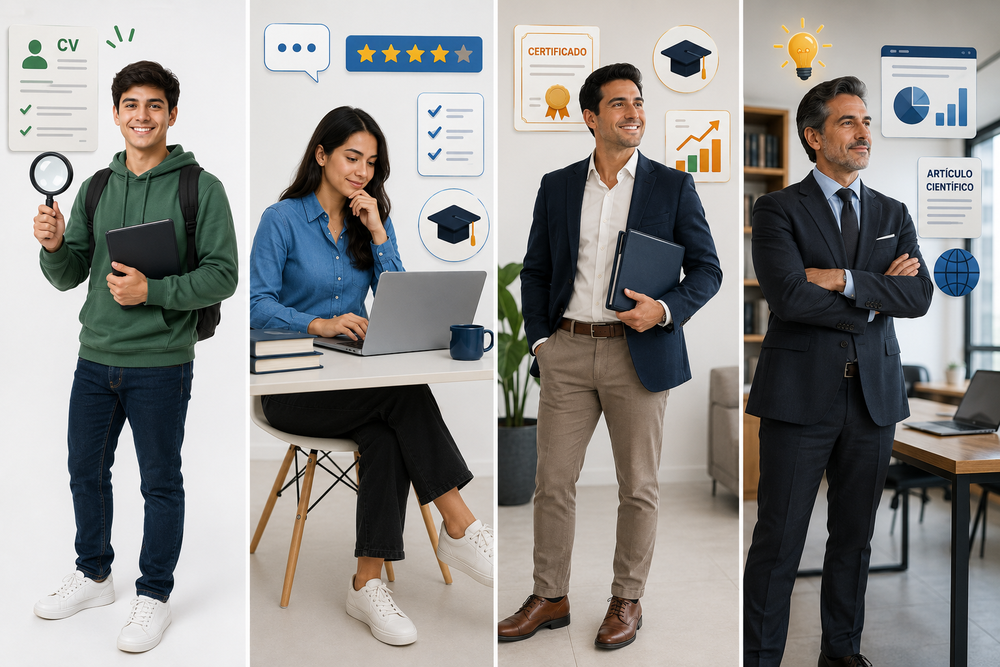
#> input picture src/app/assets/images/extras/nuevo.png, 1000 x 667 px, shrunk from 1536 x 1024 before the run
$ python _extraer_personas_sin_fondo.py
#> lines starting #> are read from the running program, lines starting #| are printed output that depends on the picture
from __future__ import annotations

from collections import deque
from pathlib import Path
from PIL import Image, ImageFilter
import numpy as np


def rgb_to_hsv_np(rgb: np.ndarray) -> np.ndarray:
    rgb = rgb.astype(np.float32) / 255.0
    r, g, b = rgb[..., 0], rgb[..., 1], rgb[..., 2]

    cmax = np.max(rgb, axis=-1)
    cmin = np.min(rgb, axis=-1)
    delta = cmax - cmin

    s = np.zeros_like(cmax)
    nonzero = cmax > 0
    s[nonzero] = delta[nonzero] / cmax[nonzero]

    v = cmax
    h = np.zeros_like(cmax)
    return np.stack([h, s, v], axis=-1)


def largest_component_touching_bottom(mask: np.ndarray) -> np.ndarray:
    h, w = mask.shape
    visited = np.zeros_like(mask, dtype=bool)
    best_pixels: list[tuple[int, int]] = []
    best_area = -1
    best_bottom_touch = False
    bottom_band = int(h * 0.1)

    for y in range(h):
        for x in range(w):
            if not mask[y, x] or visited[y, x]:
                continue

            q: deque[tuple[int, int]] = deque([(y, x)])
            visited[y, x] = True
            pixels: list[tuple[int, int]] = []
            touches_bottom = False

            while q:
                cy, cx = q.popleft()
                pixels.append((cy, cx))
                if cy >= h - bottom_band:
                    touches_bottom = True

                for ny, nx in (
                    (cy - 1, cx),
                    (cy + 1, cx),
                    (cy, cx - 1),
                    (cy, cx + 1),
                    (cy - 1, cx - 1),
                    (cy - 1, cx + 1),
                    (cy + 1, cx - 1),
                    (cy + 1, cx + 1),
                ):
                    if 0 <= ny < h and 0 <= nx < w and mask[ny, nx] and not visited[ny, nx]:
                        visited[ny, nx] = True
                        q.append((ny, nx))

            area = len(pixels)
            if area < int(h * w * 0.004):
                continue

            if touches_bottom:
                if (not best_bottom_touch) or area > best_area:
                    best_pixels = pixels
                    best_area = area
                    best_bottom_touch = True
            elif (not best_bottom_touch) and area > best_area:
                best_pixels = pixels
                best_area = area

    out = np.zeros_like(mask, dtype=np.uint8)
    for y, x in best_pixels:
        out[y, x] = 255
    return out


def extract_person(panel: Image.Image) -> Image.Image:
    arr = np.array(panel.convert("RGB"))
    h, w = arr.shape[:2]

    hsv = rgb_to_hsv_np(arr)
    sat = hsv[..., 1]
    val = hsv[..., 2]

    bg_white = (val > 0.90) & (sat < 0.18)
    bg_light_gray = (val > 0.82) & (sat < 0.08)
    bg = bg_white | bg_light_gray
    fg = ~bg

    # Reduce border noise before extracting the main body silhouette.
    fg[:, : int(w * 0.02)] = False
    fg[:, w - int(w * 0.02) :] = False

    mask = largest_component_touching_bottom(fg)
    alpha = Image.fromarray(mask, mode="L").filter(ImageFilter.MaxFilter(3)).filter(ImageFilter.GaussianBlur(1.2))

    rgba = panel.convert("RGBA")
    rgba.putalpha(alpha)

    alpha_arr = np.array(alpha)
    ys, xs = np.where(alpha_arr > 10)
    if ys.size == 0 or xs.size == 0:
        return rgba

    y1, y2 = ys.min(), ys.max()
    x1, x2 = xs.min(), xs.max()
    pad_x = int(w * 0.03)
    pad_y = int(h * 0.03)

    box = (
        max(0, x1 - pad_x),
        max(0, y1 - pad_y),
        min(w, x2 + pad_x + 1),
        min(h, y2 + pad_y + 1),
    )
    return rgba.crop(box)


def main() -> None:
    base = Path(__file__).resolve().parent
    src_path = base / "nuevo.png"
    img = Image.open(src_path).convert("RGB")
#> img is the input picture: PIL image 1000x667 RGB; mean R, G, B 144.6, 143, 140.5
    w, h = img.size
#> w = 1000; h = 667
    step = w // 4
#> step = 250

    for i in range(4):
        x1 = i * step
        x2 = (i + 1) * step if i < 3 else w
        panel = img.crop((x1, 0, x2, h))
        person = extract_person(panel)

        out_path = base / f"persona_{i + 1}_sin_fondo.png"
        person.save(out_path, format="PNG")
        print(f"Creado: {out_path.name}")
#> this loop made 4 passes
#> (y1 in extract_person, y2 in extract_person, box in extract_person) on passes 1 to 4: (25, 657, (0, 5, 249, 667)), (368, 666, (0, 348, 250, 667)), (21, 666, (0, 1, 249, 667)), (0, 666, (0, 0, 250, 667))
#> pass 1, in main, `panel = img.crop((x1, 0, x2, h))`:
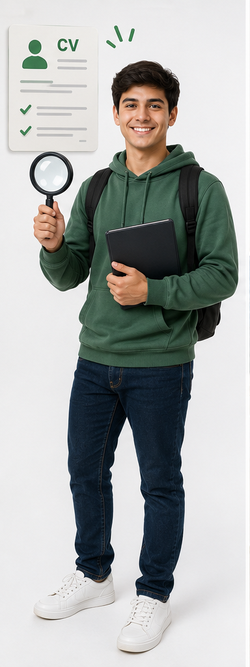
#> panel: PIL image 250x667 RGB; mean R, G, B 169.5, 172.3, 170.7
#> pass 1, in rgb_to_hsv_np, `r, g, b = rgb[..., 0], rgb[..., 1], rgb[..., 2]`:
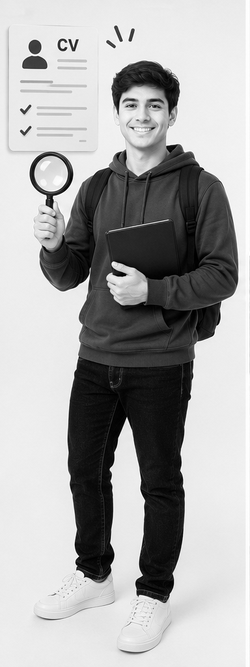
#> r: shape (667, 250) float32; min 0, max 1, mean 0.665
#> pass 1, in rgb_to_hsv_np, `r, g, b = rgb[..., 0], rgb[..., 1], rgb[..., 2]`:
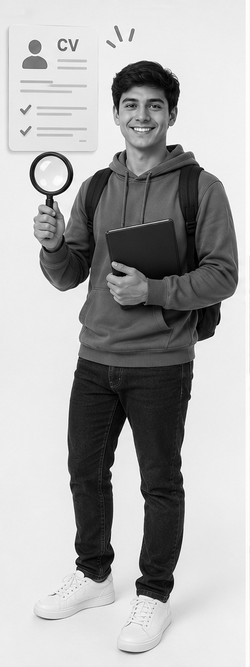
#> g: shape (667, 250) float32; min 0, max 1, mean 0.676
#> after the loop:
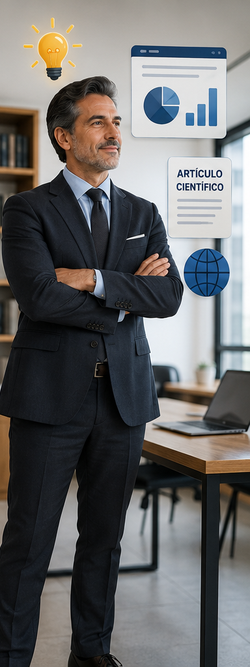
#> panel: PIL image 250x667 RGB; mean R, G, B 104.6, 104.5, 104.4
#> after the loop:
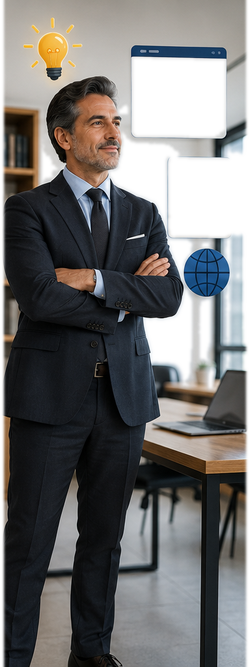
#> person: PIL image 250x667 RGBA; mean R, G, B, A 104.6, 104.5, 104.4, 216; transparent parts drawn white


if __name__ == "__main__":
    main()
